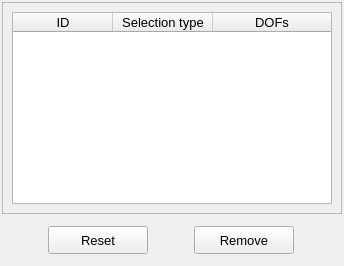
           <widget class="QWidget" name="tab_remove">
            <attribute name="title">
             <string>Remove</string>
            </attribute>
            <layout class="QGridLayout" name="gridLayout_9">
             <property name="leftMargin">
              <number>2</number>
             </property>
             <property name="topMargin">
              <number>2</number>
             </property>
             <property name="rightMargin">
              <number>2</number>
             </property>
             <property name="bottomMargin">
              <number>2</number>
             </property>
             <property name="spacing">
              <number>2</number>
             </property>
             <item row="0" column="0">
              <widget class="QFrame" name="frame_5">
               <property name="frameShape">
                <enum>QFrame::StyledPanel</enum>
               </property>
               <property name="frameShadow">
                <enum>QFrame::Raised</enum>
               </property>
               <layout class="QGridLayout" name="gridLayout_2">
                <item row="0" column="0">
                 <widget class="QTreeWidget" name="treeWidget_structural_loads">
                  <property name="minimumSize">
                   <size>
                    <width>320</width>
                    <height>170</height>
                   </size>
                  </property>
                  <property name="maximumSize">
                   <size>
                    <width>320</width>
                    <height>200</height>
                   </size>
                  </property>
                  <property name="font">
                   <font>
                    <family>MS Shell Dlg 2</family>
                    <pointsize>10</pointsize>
                    <italic>false</italic>
                   </font>
                  </property>
                  <property name="toolTip">
                   <string>Select a node to remove the attributed boundary condition.</string>
                  </property>
                  <property name="indentation">
                   <number>1</number>
                  </property>
                  <property name="headerHidden">
                   <bool>false</bool>
                  </property>
                  <attribute name="headerHighlightSections">
                   <bool>false</bool>
                  </attribute>
                  <attribute name="headerShowSortIndicator" stdset="0">
                   <bool>false</bool>
                  </attribute>
                  <attribute name="headerStretchLastSection">
                   <bool>true</bool>
                  </attribute>
                  <column>
                   <property name="text">
                    <string>ID</string>
                   </property>
                   <property name="textAlignment">
                    <set>AlignCenter</set>
                   </property>
                  </column>
                  <column>
                   <property name="text">
                    <string>Selection type</string>
                   </property>
                   <property name="textAlignment">
                    <set>AlignCenter</set>
                   </property>
                  </column>
                  <column>
                   <property name="text">
                    <string>DOFs</string>
                   </property>
                   <property name="textAlignment">
                    <set>AlignCenter</set>
                   </property>
                  </column>
                 </widget>
                </item>
               </layout>
              </widget>
             </item>
             <item row="1" column="0">
              <widget class="QFrame" name="frame_3">
               <property name="minimumSize">
                <size>
                 <width>320</width>
                 <height>48</height>
                </size>
               </property>
               <property name="maximumSize">
                <size>
                 <width>16777215</width>
                 <height>48</height>
                </size>
               </property>
               <property name="frameShape">
                <enum>QFrame::NoFrame</enum>
               </property>
               <property name="frameShadow">
                <enum>QFrame::Raised</enum>
               </property>
               <layout class="QGridLayout" name="gridLayout_8">
                <property name="leftMargin">
                 <number>4</number>
                </property>
                <property name="topMargin">
                 <number>4</number>
                </property>
                <property name="rightMargin">
                 <number>4</number>
                </property>
                <property name="bottomMargin">
                 <number>4</number>
                </property>
                <property name="spacing">
                 <number>4</number>
                </property>
                <item row="0" column="0">
                 <widget class="QPushButton" name="pushButton_reset">
                  <property name="minimumSize">
                   <size>
                    <width>100</width>
                    <height>28</height>
                   </size>
                  </property>
                  <property name="maximumSize">
                   <size>
                    <width>100</width>
                    <height>28</height>
                   </size>
                  </property>
                  <property name="font">
                   <font>
                    <family>MS Shell Dlg 2</family>
                    <pointsize>10</pointsize>
                    <weight>50</weight>
                    <italic>false</italic>
                    <bold>false</bold>
                   </font>
                  </property>
                  <property name="styleSheet">
                   <string notr="true"/>
                  </property>
                  <property name="text">
                   <string>Reset</string>
                  </property>
                 </widget>
                </item>
                <item row="0" column="1">
                 <widget class="QPushButton" name="pushButton_remove">
                  <property name="minimumSize">
                   <size>
                    <width>100</width>
                    <height>28</height>
                   </size>
                  </property>
                  <property name="maximumSize">
                   <size>
                    <width>100</width>
                    <height>28</height>
                   </size>
                  </property>
                  <property name="font">
                   <font>
                    <family>MS Shell Dlg 2</family>
                    <pointsize>10</pointsize>
                    <weight>50</weight>
                    <italic>false</italic>
                    <bold>false</bold>
                   </font>
                  </property>
                  <property name="styleSheet">
                   <string notr="true"/>
                  </property>
                  <property name="text">
                   <string>Remove</string>
                  </property>
                 </widget>
                </item>
               </layout>
              </widget>
             </item>
            </layout>
           </widget>
